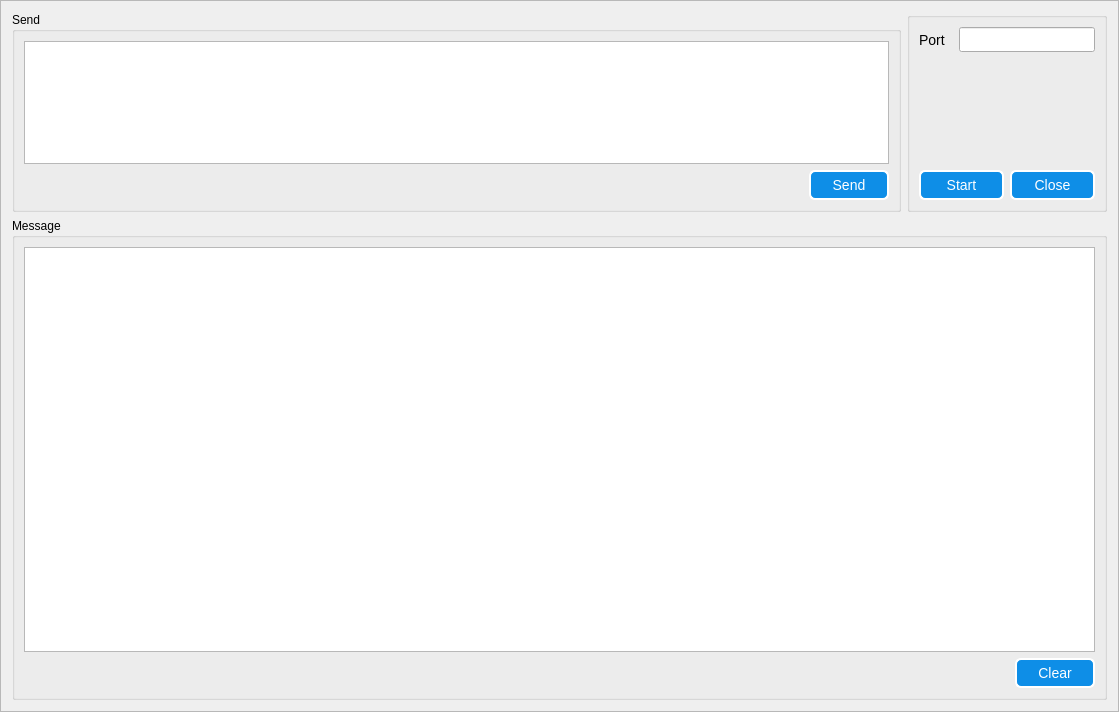
<?xml version="1.0" encoding="UTF-8"?>
<ui version="4.0">
 <class>TcpServerFrame</class>
 <widget class="QFrame" name="TcpServerFrame">
  <property name="geometry">
   <rect>
    <x>0</x>
    <y>0</y>
    <width>1119</width>
    <height>712</height>
   </rect>
  </property>
  <property name="windowTitle">
   <string>Frame</string>
  </property>
  <property name="styleSheet">
   <string notr="true">QLabel{
    color: black;
    qproperty-alignment: AlignCenter;
	
    /*font-family: 'Verdana';*/
    font-size: 14px;}

/* ******************QPushButton****************** */
QPushButton{
    background-color: rgb(14, 142, 231);
	border-style: outset;
    border-width: 2px;
	border-radius: 6px;
    color: white;
	font-size: 14px;
}

QPushButton:hover{
    background-color: rgb(57, 159, 251);
}

QPushButton:pressed{
    background-color: rgb(0, 125, 213);
}

QPushButton:disabled{
    background-color: gray;
}

QCheckBox{
	font-size: 14px;
	alignment:center}
QRadioButton{
	font-size: 14px;
	alignment:center}

</string>
  </property>
  <property name="frameShape">
   <enum>QFrame::StyledPanel</enum>
  </property>
  <property name="frameShadow">
   <enum>QFrame::Raised</enum>
  </property>
  <layout class="QGridLayout" name="gridLayout">
   <item row="0" column="0">
    <widget class="QGroupBox" name="groupBox">
     <property name="maximumSize">
      <size>
       <width>16777215</width>
       <height>200</height>
      </size>
     </property>
     <property name="title">
      <string>Send</string>
     </property>
     <layout class="QVBoxLayout" name="verticalLayout">
      <item>
       <widget class="QTextEdit" name="textEdit"/>
      </item>
      <item>
       <layout class="QHBoxLayout" name="horizontalLayout">
        <item>
         <spacer name="horizontalSpacer">
          <property name="orientation">
           <enum>Qt::Horizontal</enum>
          </property>
          <property name="sizeHint" stdset="0">
           <size>
            <width>40</width>
            <height>20</height>
           </size>
          </property>
         </spacer>
        </item>
        <item>
         <widget class="QPushButton" name="pushButton_send">
          <property name="minimumSize">
           <size>
            <width>80</width>
            <height>30</height>
           </size>
          </property>
          <property name="text">
           <string>  Send  </string>
          </property>
         </widget>
        </item>
       </layout>
      </item>
     </layout>
    </widget>
   </item>
   <item row="0" column="1">
    <widget class="QGroupBox" name="groupBox_2">
     <property name="maximumSize">
      <size>
       <width>200</width>
       <height>200</height>
      </size>
     </property>
     <property name="title">
      <string/>
     </property>
     <layout class="QVBoxLayout" name="verticalLayout_3">
      <item>
       <layout class="QHBoxLayout" name="horizontalLayout_4">
        <item>
         <widget class="QLabel" name="label_2">
          <property name="text">
           <string>Port  </string>
          </property>
         </widget>
        </item>
        <item>
         <widget class="QLineEdit" name="lineEdit_port">
          <property name="minimumSize">
           <size>
            <width>100</width>
            <height>25</height>
           </size>
          </property>
          <property name="maximumSize">
           <size>
            <width>150</width>
            <height>25</height>
           </size>
          </property>
         </widget>
        </item>
       </layout>
      </item>
      <item>
       <spacer name="verticalSpacer">
        <property name="orientation">
         <enum>Qt::Vertical</enum>
        </property>
        <property name="sizeHint" stdset="0">
         <size>
          <width>20</width>
          <height>106</height>
         </size>
        </property>
       </spacer>
      </item>
      <item>
       <layout class="QHBoxLayout" name="horizontalLayout_3">
        <item>
         <widget class="QPushButton" name="pushButton_start">
          <property name="minimumSize">
           <size>
            <width>0</width>
            <height>30</height>
           </size>
          </property>
          <property name="text">
           <string>Start</string>
          </property>
         </widget>
        </item>
        <item>
         <widget class="QPushButton" name="pushButton_close">
          <property name="minimumSize">
           <size>
            <width>0</width>
            <height>30</height>
           </size>
          </property>
          <property name="text">
           <string>Close</string>
          </property>
         </widget>
        </item>
       </layout>
      </item>
     </layout>
    </widget>
   </item>
   <item row="1" column="0" colspan="2">
    <widget class="QGroupBox" name="groupBox_3">
     <property name="title">
      <string>Message</string>
     </property>
     <layout class="QVBoxLayout" name="verticalLayout_2">
      <item>
       <widget class="QTextBrowser" name="textBrowser"/>
      </item>
      <item>
       <layout class="QHBoxLayout" name="horizontalLayout_2">
        <item>
         <spacer name="horizontalSpacer_2">
          <property name="orientation">
           <enum>Qt::Horizontal</enum>
          </property>
          <property name="sizeHint" stdset="0">
           <size>
            <width>40</width>
            <height>20</height>
           </size>
          </property>
         </spacer>
        </item>
        <item>
         <widget class="QPushButton" name="pushButton_send_2">
          <property name="minimumSize">
           <size>
            <width>80</width>
            <height>30</height>
           </size>
          </property>
          <property name="text">
           <string>  Clear  </string>
          </property>
         </widget>
        </item>
       </layout>
      </item>
     </layout>
    </widget>
   </item>
  </layout>
 </widget>
 <resources/>
 <connections/>
</ui>
